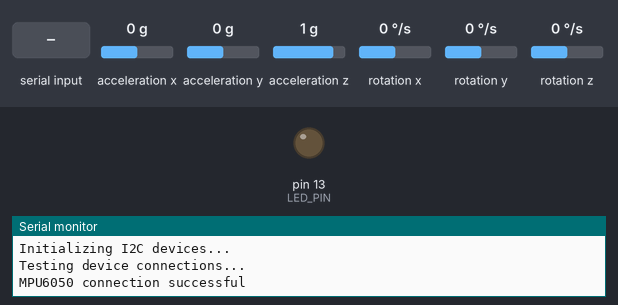
Recording of a sketch running on a simulated Arduino Uno, built with avr-gcc and run on an emulated ATmega328P. Parts: output pins drawn as LEDs (lit = HIGH), the last lines printed to the serial monitor. The test bench sets the inputs (shaded band); at power-on: acceleration x 0 g, acceleration y 0 g, acceleration z 1 g, rotation x 0 °/s, rotation y 0 °/s, rotation z 0 °/s.

Above: at 1.2 s.
1.3 s: "r\n" received over Serial
At 2.4 s:
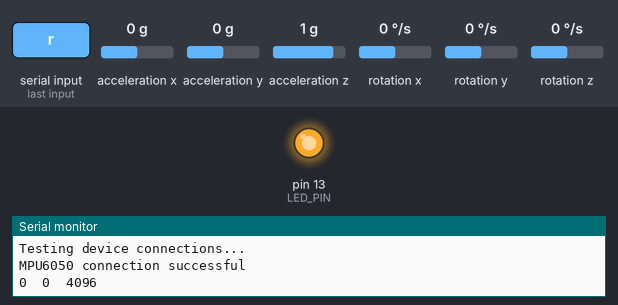
Timing chart, 0 to 4.3 s (numbered marks = the images above; inputs shaded):
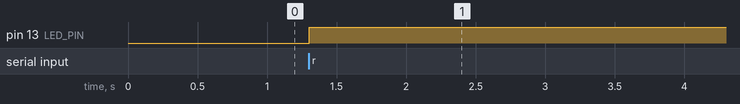

The sketch:

MPU6050_raw.ino
```cpp
// I2C device class (I2Cdev) demonstration Arduino sketch for MPU6050 class
// 10/7/2011 by Jeff Rowberg <jeff@rowberg.net>
// Updates should (hopefully) always be available at https://github.com/jrowberg/i2cdevlib
//
// Changelog:
//      2013-05-08 - added multiple output formats
//                 - added seamless Fastwire support
//      2011-10-07 - initial release

/* ============================================
  I2Cdev device library code is placed under the MIT license
  Copyright (c) 2011 Jeff Rowberg

  Permission is hereby granted, free of charge, to any person obtaining a copy
  of this software and associated documentation files (the "Software"), to deal
  in the Software without restriction, including without limitation the rights
  to use, copy, modify, merge, publish, distribute, sublicense, and/or sell
  copies of the Software, and to permit persons to whom the Software is
  furnished to do so, subject to the following conditions:

  The above copyright notice and this permission notice shall be included in
  all copies or substantial portions of the Software.

  THE SOFTWARE IS PROVIDED "AS IS", WITHOUT WARRANTY OF ANY KIND, EXPRESS OR
  IMPLIED, INCLUDING BUT NOT LIMITED TO THE WARRANTIES OF MERCHANTABILITY,
  FITNESS FOR A PARTICULAR PURPOSE AND NONINFRINGEMENT. IN NO EVENT SHALL THE
  AUTHORS OR COPYRIGHT HOLDERS BE LIABLE FOR ANY CLAIM, DAMAGES OR OTHER
  LIABILITY, WHETHER IN AN ACTION OF CONTRACT, TORT OR OTHERWISE, ARISING FROM,
  OUT OF OR IN CONNECTION WITH THE SOFTWARE OR THE USE OR OTHER DEALINGS IN
  THE SOFTWARE.
  ===============================================
*/

// I2Cdev and MPU6050 must be installed as libraries, or else the .cpp/.h files
// for both classes must be in the include path of your project
#include "I2Cdev.h"
#include "MPU6050.h"

// Arduino Wire library is required if I2Cdev I2CDEV_ARDUINO_WIRE implementation
// is used in I2Cdev.h
#if I2CDEV_IMPLEMENTATION == I2CDEV_ARDUINO_WIRE
#include "Wire.h"
#endif

// class default I2C address is 0x68
// specific I2C addresses may be passed as a parameter here
// AD0 low = 0x68 (default for InvenSense evaluation board)
// AD0 high = 0x69
MPU6050 accelgyro;
//MPU6050 accelgyro(0x69); // <-- use for AD0 high

int16_t ax, ay, az;
int16_t gx, gy, gz;
char command;


// uncomment "OUTPUT_READABLE_ACCELGYRO" if you want to see a tab-separated
// list of the accel X/Y/Z and then gyro X/Y/Z values in decimal. Easy to read,
// not so easy to parse, and slow(er) over UART.
#define OUTPUT_READABLE_ACCELGYRO

// uncomment "OUTPUT_BINARY_ACCELGYRO" to send all 6 axes of data as 16-bit
// binary, one right after the other. This is very fast (as fast as possible
// without compression or data loss), and easy to parse, but impossible to read
// for a human.
//#define OUTPUT_BINARY_ACCELGYRO


#define LED_PIN 13
bool blinkState = false;

void setup() {
  // join I2C bus (I2Cdev library doesn't do this automatically)
#if I2CDEV_IMPLEMENTATION == I2CDEV_ARDUINO_WIRE
  Wire.begin();
#elif I2CDEV_IMPLEMENTATION == I2CDEV_BUILTIN_FASTWIRE
  Fastwire::setup(400, true);
#endif

  // initialize serial communication
  // (38400 chosen because it works as well at 8MHz as it does at 16MHz, but
  // it's really up to you depending on your project)
  Serial.begin(38400);

  // initialize device
  Serial.println("Initializing I2C devices...");
  accelgyro.initialize();
  accelgyro.setFullScaleAccelRange(MPU6050_ACCEL_FS_8);

  // verify connection
  Serial.println("Testing device connections...");
  Serial.println(accelgyro.testConnection() ? "MPU6050 connection successful" : "MPU6050 connection failed");

  // use the code below to change accel/gyro offset values
  /*
     acelX acelY acelZ giroX giroY giroZ
     -1360 682 1385  82  89  -71
  */

  accelgyro.setXAccelOffset(-1360);
  accelgyro.setYAccelOffset(682);
  accelgyro.setZAccelOffset(1385);
  accelgyro.setXGyroOffset(82);
  accelgyro.setYGyroOffset(89);
  accelgyro.setZGyroOffset(-71);

  // configure Arduino LED pin for output
  pinMode(LED_PIN, OUTPUT);
}

void loop() {
  // read raw accel/gyro measurements from device
  // wait for 'r' before reading
  if (Serial.available()) {
    command = Serial.read();
    if (command == 'r') {
//      accelgyro.getMotion6(&ax, &ay, &az, &gx, &gy, &gz);

      // these methods (and a few others) are also available
      accelgyro.getAcceleration(&ax, &ay, &az);
      //accelgyro.getRotation(&gx, &gy, &gz);

#ifdef OUTPUT_READABLE_ACCELGYRO
      // display tab-separated accel/gyro x/y/z values
      Serial.print(ax); Serial.print("\t");
      Serial.print(ay); Serial.print("\t");
      Serial.print(az); Serial.print("\t");
      //        Serial.print(gx); Serial.print("\t");
      //        Serial.print(gy); Serial.print("\t");
      //        Serial.print(gz); Serial.print("\t");
      Serial.print("\n");
#endif

#ifdef OUTPUT_BINARY_ACCELGYRO
      Serial.write((uint8_t)(ax >> 8)); Serial.write((uint8_t)(ax & 0xFF));
      Serial.write((uint8_t)(ay >> 8)); Serial.write((uint8_t)(ay & 0xFF));
      Serial.write((uint8_t)(az >> 8)); Serial.write((uint8_t)(az & 0xFF));
      Serial.write((uint8_t)(gx >> 8)); Serial.write((uint8_t)(gx & 0xFF));
      Serial.write((uint8_t)(gy >> 8)); Serial.write((uint8_t)(gy & 0xFF));
      Serial.write((uint8_t)(gz >> 8)); Serial.write((uint8_t)(gz & 0xFF));
#endif

      // blink LED to indicate activity
      blinkState = !blinkState;
      digitalWrite(LED_PIN, blinkState);
    }
  }
}
```

Measured:
- after the input at 1.3 s, pin 13 (LED_PIN): LOW → HIGH at once
